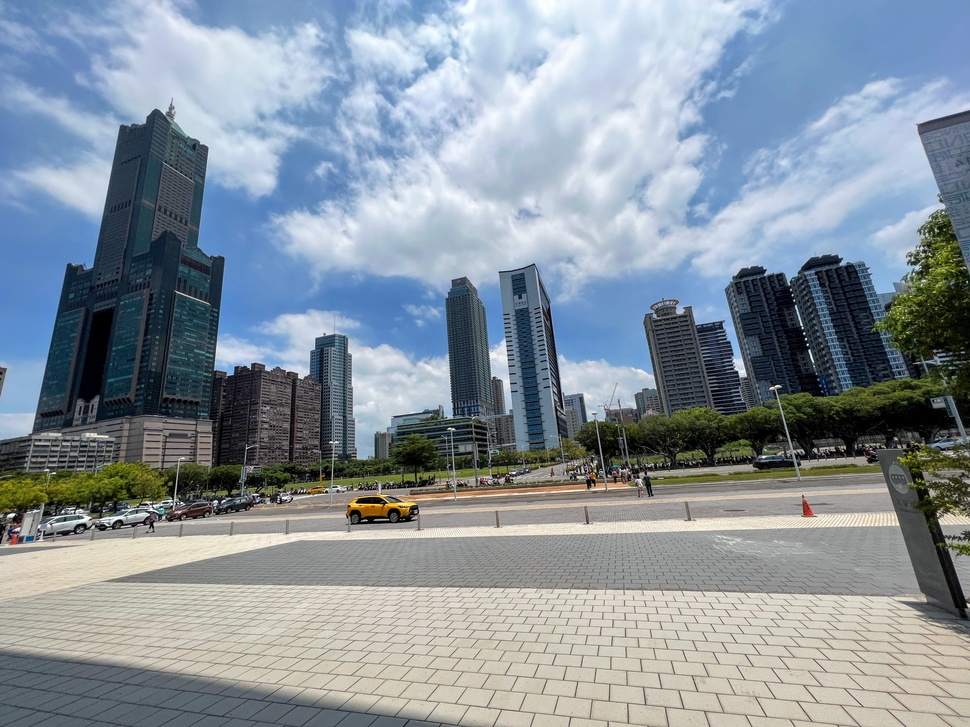
#> input picture IMG_0893.jpg, 970 x 727 px, shrunk from 4032 x 3024 before the run
$ python 1.py
#> lines starting #> are read from the running program, lines starting #| are printed output that depends on the picture


#%%
import cv2
import numpy as np
import matplotlib.pyplot as plt
import imageio.v3 as iio


def contrast_stretching(img, low_percent=5, high_percent=90):
    """
    Perform contrast stretching on a grayscale image based on given percentage range.

    Parameters:
        img (numpy.ndarray): Input grayscale image (2D numpy array).
        low_percent (float): The low percentage for contrast stretching (default is 5%).
        high_percent (float): The high percentage for contrast stretching (default is 90%).

    Returns:
        img_stretched (numpy.ndarray): Contrast stretched image.
        hist_stretched (numpy.ndarray): Histogram of the contrast stretched image.
    """
    # 計算直方圖與累積直方圖
    hist = cv2.calcHist([img], [0], None, [256], [0, 256]).flatten()
    cdf = np.cumsum(hist)
    cdf_normalized = cdf / cdf[-1]  # 正規化成 0~1

    # 根據百分比找到對應的灰階值
    low_cut = np.searchsorted(cdf_normalized, low_percent / 100.0)
    high_cut = np.searchsorted(cdf_normalized, high_percent / 100.0)

    # 進行線性拉伸並裁切
    img_stretched = np.clip((img - low_cut) * 255.0 / (high_cut - low_cut), 0, 255).astype(np.uint8)

    # 計算拉伸後的直方圖
    hist_stretched = cv2.calcHist([img_stretched], [0], None, [256], [0, 256])

    # ------- 圖片對比 -------
    plt.figure(figsize=(10, 4))
    plt.subplot(1, 2, 1)
    plt.imshow(img, cmap='gray')
    plt.title("Original Grayscale Image")
    plt.axis('off')

    plt.subplot(1, 2, 2)
    plt.imshow(img_stretched, cmap='gray')
    plt.title(f"{low_percent}%-{high_percent}% Contrast Stretching")
    plt.axis('off')
    plt.tight_layout()
    plt.show()

    # ------- 直方圖對比 -------
    plt.figure(figsize=(10, 4))
    plt.subplot(1, 2, 1)
    plt.plot(hist, color='black')
    plt.title("Original Histogram")
    plt.xlabel("Pixel Intensity")
    plt.ylabel("Frequency")
    plt.xlim([0, 256])

    plt.subplot(1, 2, 2)
    plt.plot(hist_stretched, color='black')
    plt.title(f"Stretched Histogram ({low_percent}%~{high_percent}%)")
    plt.xlabel("Pixel Intensity")
    plt.ylabel("Frequency")
    plt.xlim([0, 256])

    plt.tight_layout()
    plt.show()

    # ------- 對映圖（mapping function） -------
    mapping = np.arange(256)
    mapped_value = np.clip((mapping - low_cut) * 255.0 / (high_cut - low_cut), 0, 255)

    plt.figure(figsize=(6, 5))
    plt.plot(mapping, mapped_value, color='blue')
    plt.title("Gray Level Mapping Function")
    plt.xlabel("Original Gray Level")
    plt.ylabel("Mapped Gray Level")
    plt.grid(True)
    plt.xlim([0, 255])
    plt.ylim([0, 255])
    plt.axvline(low_cut, color='red', linestyle='--', label=f'low_cut = {low_cut}')
    plt.axvline(high_cut, color='green', linestyle='--', label=f'high_cut = {high_cut}')
    plt.legend()
    plt.show()

    return img_stretched, hist_stretched


def gamma_correction(img, gamma=1.4):
    """
    Apply Gamma correction to a grayscale image.

    Parameters:
        img (numpy.ndarray): Input grayscale image (2D numpy array).
        gamma (float): The gamma value for correction.
                       A value > 1 will darken the image, while < 1 will brighten it. (default is 1.4).

    Returns:
        img_gamma (numpy.ndarray): Gamma corrected image.
        hist_gamma (numpy.ndarray): Histogram of the gamma corrected image.
    """
    # 正規化圖像到 0~1
    img_normalized = img / 255.0

    # 應用 Gamma 變換
    img_gamma = np.power(img_normalized, gamma)

    # 重新縮放回 0~255 並裁切
    img_gamma = np.clip(img_gamma * 255, 0, 255).astype(np.uint8)

    # 計算拉伸後的直方圖
    hist_gamma = cv2.calcHist([img_gamma], [0], None, [256], [0, 256])

    # ---------- 顯示原圖與增強圖 ----------
    plt.figure(figsize=(10, 4))
    plt.subplot(1, 2, 1)
    plt.imshow(img, cmap='gray')
    plt.title("Original Grayscale")
    plt.axis('off')

    plt.subplot(1, 2, 2)
    plt.imshow(img_gamma, cmap='gray')
    plt.title(f"Gamma Enhanced (γ={gamma})")
    plt.axis('off')
    plt.tight_layout()
    plt.show()

    # ---------- 直方圖比較 ----------
    hist_original = cv2.calcHist([img], [0], None, [256], [0, 256])

    plt.figure(figsize=(10, 4))
    plt.subplot(1, 2, 1)
    plt.plot(hist_original, color='black')
    plt.title("Original Histogram")
    plt.xlim([0, 256])

    plt.subplot(1, 2, 2)
    plt.plot(hist_gamma, color='black')
    plt.title(f"Gamma Histogram (γ={gamma})")
    plt.xlim([0, 256])

    plt.tight_layout()
    plt.show()

    # ---------- 對映圖 ----------
    x = np.linspace(0, 255, 256)
    y = 255 * (x / 255) ** gamma

    plt.figure(figsize=(6, 5))
    plt.plot(x, y, color='blue')
    plt.title(f"Gamma Mapping Function (γ={gamma})")
    plt.xlabel("Original Gray Level")
    plt.ylabel("Mapped Gray Level")
    plt.grid(True)
    plt.xlim([0, 255])
    plt.ylim([0, 255])
    plt.show()

    return img_gamma, hist_gamma


def histogram_equalization(img):
    """
    Perform histogram equalization on a grayscale image and display the results.

    Parameters:
        img (numpy.ndarray): Input grayscale image (2D numpy array).

    Returns:
        equalized (numpy.ndarray): Histogram equalized image.
        hist_eq (numpy.ndarray): Histogram of the equalized image.
    """
    # 均衡化圖像
    equalized = cv2.equalizeHist(img)

    # 計算直方圖
    hist_orig = cv2.calcHist([img], [0], None, [256], [0, 256]).ravel()
    hist_eq = cv2.calcHist([equalized], [0], None, [256], [0, 256]).ravel()

    # ---------- 顯示原圖與均衡化後圖像 ----------
    plt.figure(figsize=(10, 4))
    plt.subplot(1, 2, 1)
    plt.imshow(img, cmap='gray')
    plt.title("Original")
    plt.axis('off')

    plt.subplot(1, 2, 2)
    plt.imshow(equalized, cmap='gray')
    plt.title("Histogram Equalized")
    plt.axis('off')
    plt.tight_layout()
    plt.show()

    # ---------- 直方圖比較 ----------
    plt.figure(figsize=(10, 4))
    plt.subplot(1, 2, 1)
    plt.plot(hist_orig, color='black')
    plt.title("Original Histogram")

    plt.subplot(1, 2, 2)
    plt.plot(hist_eq, color='black')
    plt.title("Equalized Histogram")
    plt.tight_layout()
    plt.show()

    # ---------- 累積分佈函數 (CDF) 計算 ----------
    cdf = hist_orig.cumsum()
    cdf_normalized = hist_eq.cumsum()

    # 建立對映函數：將 CDF 轉成 [0,255] 並四捨五入為 int
    mapping = np.round(cdf_normalized * 255).astype(np.uint8)

    # 繪製對映圖
    plt.figure(figsize=(6, 5))
    plt.plot(mapping, color='blue')
    plt.title("Histogram Equalization Mapping")
    plt.xlabel("Original Gray Level")
    plt.ylabel("Mapped Gray Level")
    plt.grid(True)
    plt.xlim([0, 255])
    plt.ylim([0, 255])
    plt.show()

    # ---------- 顯示原始 CDF 和正規化後的 CDF ----------
    plt.figure(figsize=(10, 6))

    # 顯示原始 CDF
    plt.plot(cdf, color='blue', label='Original CDF')

    # 顯示正規化後的 CDF
    plt.plot(cdf_normalized, color='green', label='Normalized CDF')

    plt.title("CDF Comparison: Original vs Normalized")
    plt.xlabel("Gray Level")
    plt.ylabel("Cumulative Frequency")
    plt.legend()
    plt.grid(True)

    plt.tight_layout()
    plt.show()

    return equalized, hist_eq

#%%# 讀取灰階影像  Gray=0.299⋅R+0.587⋅G+0.114⋅B
img = cv2.imread("IMG_0893.jpg", cv2.IMREAD_GRAYSCALE)
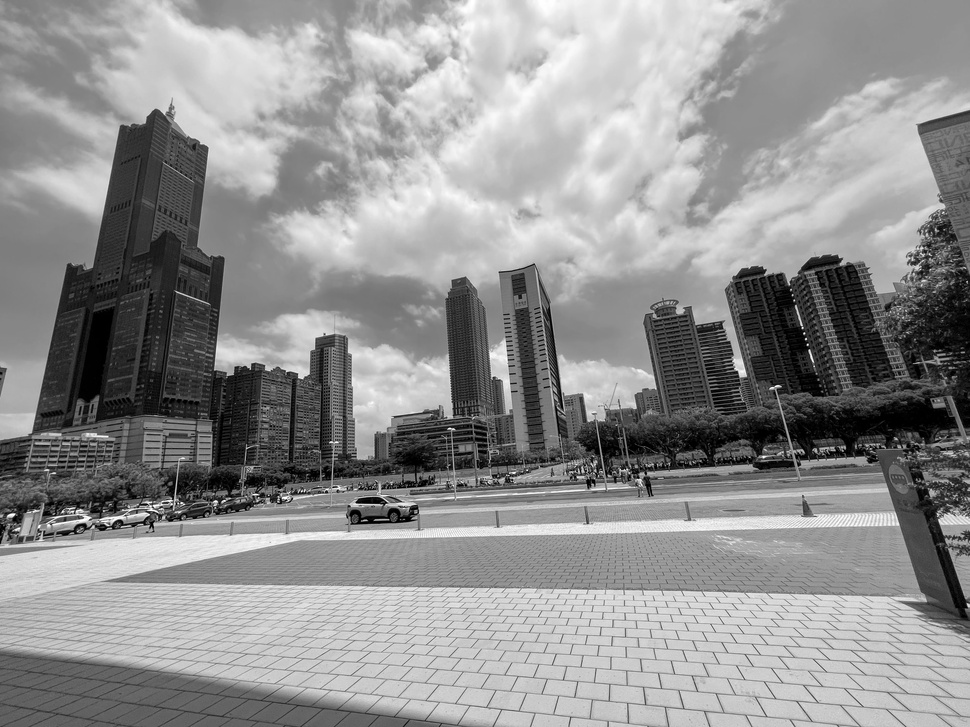
#> img: shape (727, 970); min 0, max 255, mean 144.8

a,b =contrast_stretching(img, low_percent=5, high_percent=90)
#> in contrast_stretching, `hist = cv2.calcHist([img], [0], None, [256], [0, 256]).flatten()`: hist = 256 values, max 9911 at index 143, min 67 at index 255, mean 2754.6
#> in contrast_stretching, `cdf = np.cumsum(hist)`: cdf = 256 values from 3421 to 705190
#> in contrast_stretching, `cdf_normalized = cdf / cdf[-1]`: cdf_normalized = 256 values from 0.00485 to 1
#> in contrast_stretching, `low_cut = np.searchsorted(cdf_normalized, low_percent / 100.0)`: low_cut = 25
#> in contrast_stretching, `high_cut = np.searchsorted(cdf_normalized, high_percent / 100.0)`: high_cut = 214
#> in contrast_stretching, `img_stretched = np.clip((img - low_cut) * 255.0 / (high_cut - low_cut)..`:
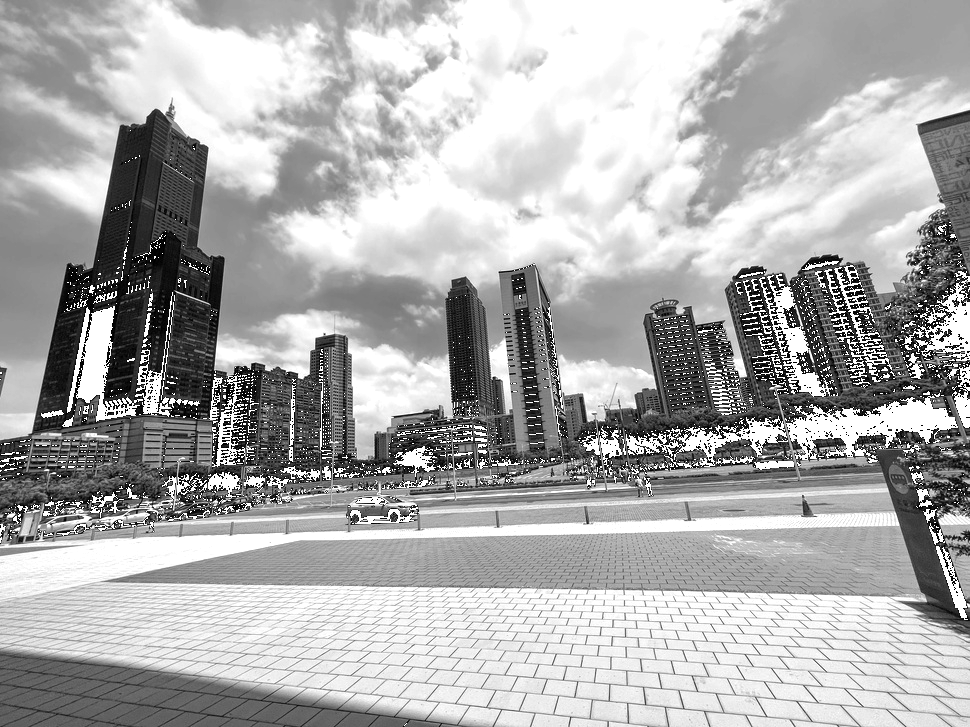
#> img_stretched: shape (727, 970); min 0, max 255, mean 173.2
#> in contrast_stretching, `hist_stretched = cv2.calcHist([img_stretched], [0], None, [256], [0, 2..`: hist_stretched = 256 values, max 105157 at index 255, min 0 at index 3, mean 2754.6
#> in contrast_stretching, `mapped_value = np.clip((mapping - low_cut) * 255.0 / (high_cut - low_c..`: mapped_value = 256 values from 0 to 255
#> b has the same summary as hist_stretched in contrast_stretching
a,b =gamma_correction(img, gamma=1.4)
#> in gamma_correction, `img_gamma = np.power(img_normalized, gamma)`:
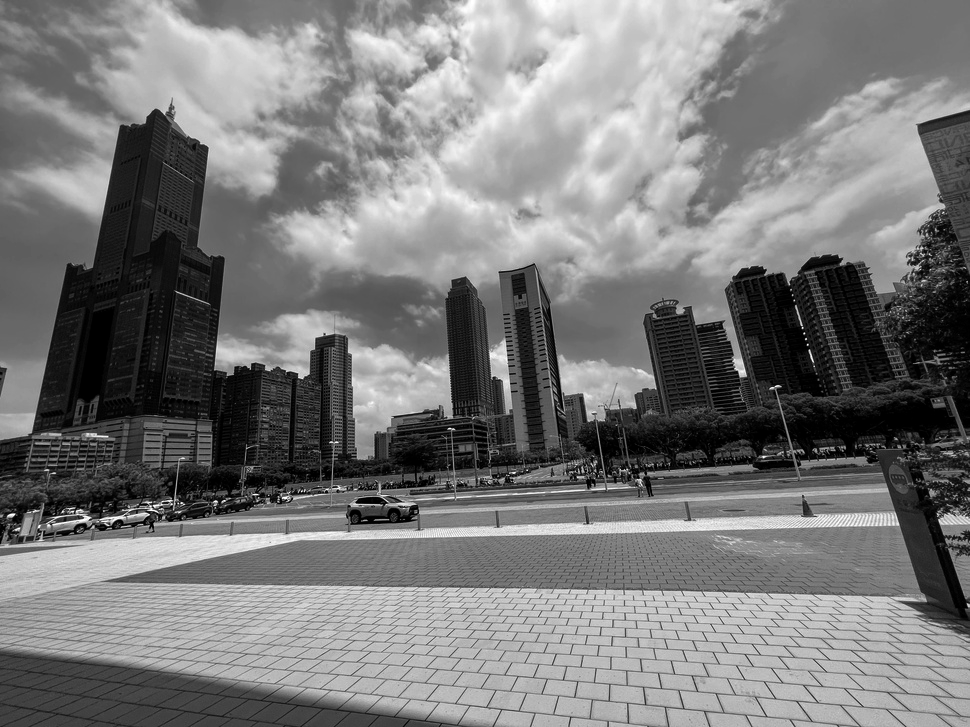
#> img_gamma: shape (727, 970) float64; min 0, max 1, mean 0.48
#> in gamma_correction, `hist_gamma = cv2.calcHist([img_gamma], [0], None, [256], [0, 256])`: hist_gamma = 256 values, max 9911 at index 113, min 0 at index 94, mean 2754.6
#> in gamma_correction, `hist_original = cv2.calcHist([img], [0], None, [256], [0, 256])`: hist_original has the same summary as hist in contrast_stretching
#> in gamma_correction, `plt.show()`:
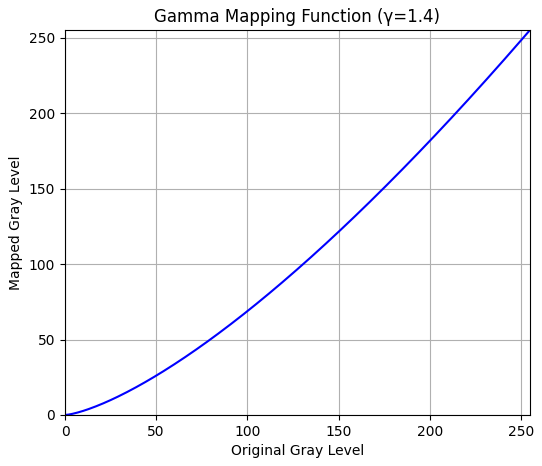
#> figure drawn by matplotlib, 1 panel; curve peaks at x = 255, y = 255
#> b has the same summary as hist_gamma in gamma_correction
a,b =histogram_equalization(img)
#> in histogram_equalization, `equalized = cv2.equalizeHist(img)`:
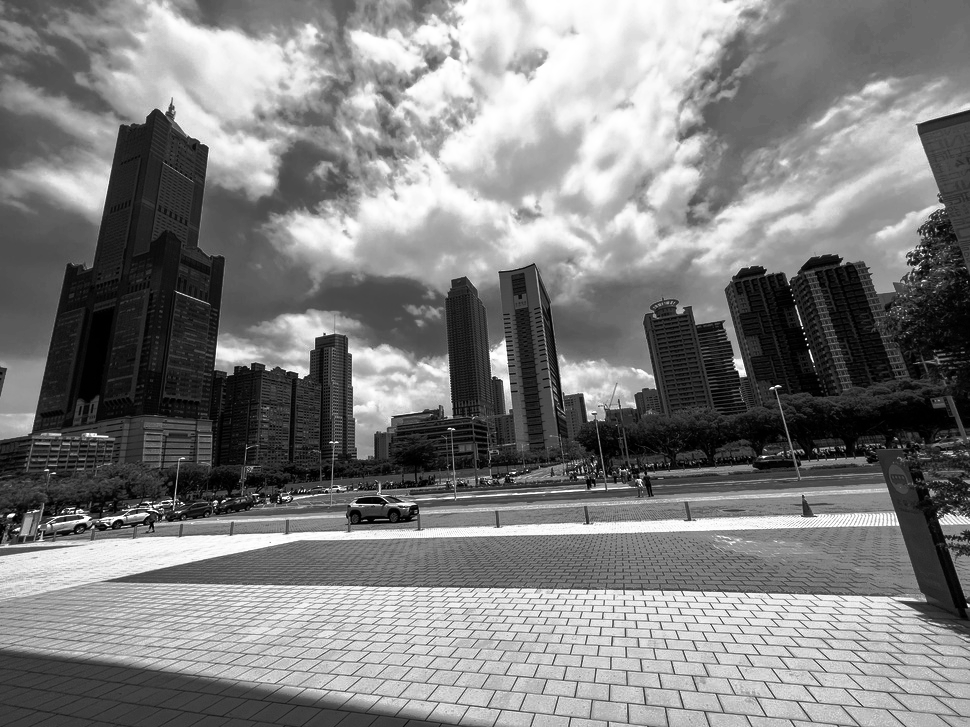
#> equalized: shape (727, 970); min 0, max 255, mean 127.6
#> in histogram_equalization, `hist_orig = cv2.calcHist([img], [0], None, [256], [0, 256]).ravel()`: hist_orig has the same summary as hist in contrast_stretching
#> in histogram_equalization, `hist_eq = cv2.calcHist([equalized], [0], None, [256], [0, 256]).ravel()`: hist_eq = 256 values, max 9911 at index 106, min 0 at index 79, mean 2754.6
#> in histogram_equalization, `plt.show()`:
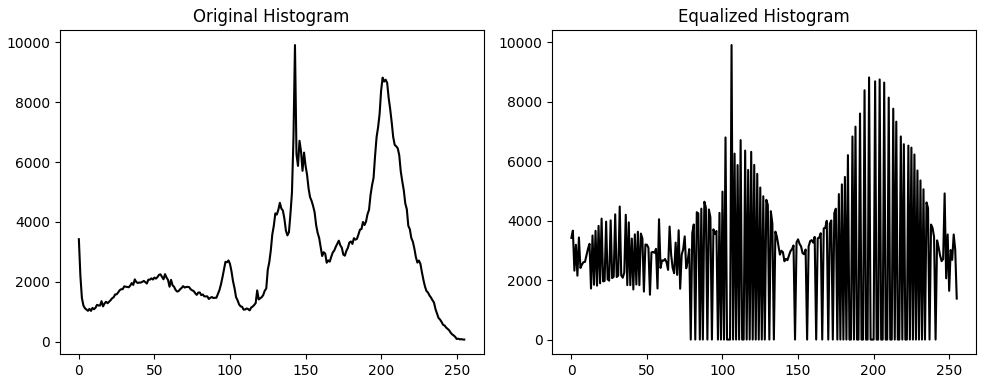
#> figure drawn by matplotlib, 2 panels; panel 1: curve peaks at x = 143, y = 9911; panel 2: curve peaks at x = 106, y = 9911
#> in histogram_equalization, `cdf = hist_orig.cumsum()`: cdf = 256 values from 3421 to 705190
#> in histogram_equalization, `mapping = np.round(cdf_normalized * 255).astype(np.uint8)`: mapping = 256 values, max 253 at index 5, min 0 at index 86, mean 127.1
#> in histogram_equalization, `plt.show()`:
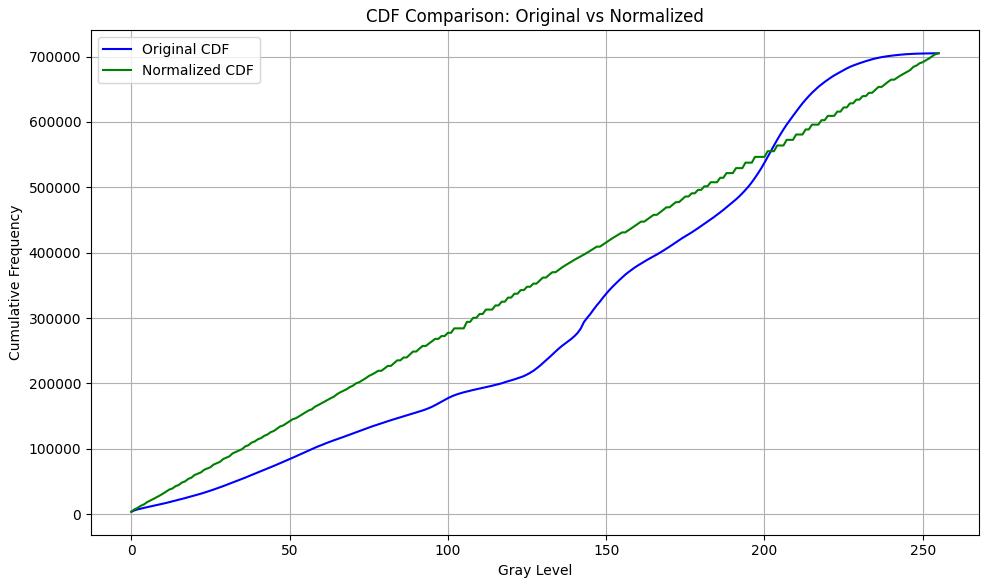
#> figure drawn by matplotlib, 1 panel; curve peaks at x = 255, y = 705190; curve peaks at x = 255, y = 705190
#> b has the same summary as hist_eq in histogram_equalization

img2 = cv2.imread("T51RUH_20250228T022539_TCI_10m.jpg",cv2.IMREAD_GRAYSCALE)
a,b =contrast_stretching(img2, low_percent=5, high_percent=90)
#> (the run stopped early here; a loop or call above may not have finished)
